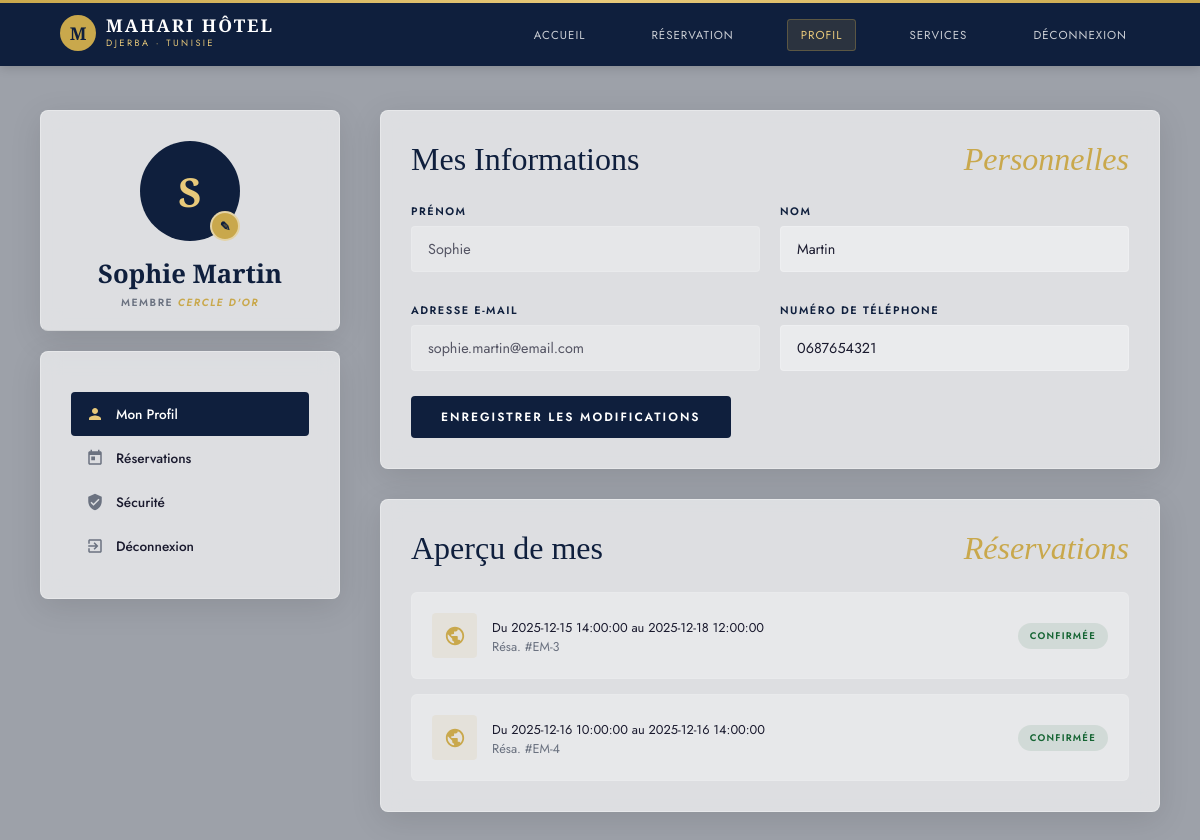
/Backend/profil.php (signed in), run on the app's committed database.
### tables this page shows
CREATE TABLE `clients` (
  `id` int(11) NOT NULL,
  `nom` varchar(100) NOT NULL,
  `prenom` varchar(100) NOT NULL,
  `email` varchar(255) NOT NULL,
  `telephone` varchar(20) NOT NULL,
  `mot_de_passe` varchar(255) NOT NULL,
  `date_inscription` datetime DEFAULT current_timestamp()
);

CREATE TABLE `reservations` (
  `id` int(11) NOT NULL,
  `client_id` int(11) NOT NULL,
  `type_reservation` enum('chambre','service','combo') NOT NULL,
  `room_id` int(11) DEFAULT NULL,
  `service_id` int(11) DEFAULT NULL,
  `date_debut` datetime NOT NULL,
  `date_fin` datetime NOT NULL,
  `statut` enum('en_attente','confirmee','annulee','terminee') DEFAULT 'en_attente',
  `montant_total` decimal(10,2) DEFAULT NULL,
  `date_reservation` datetime DEFAULT current_timestamp(),
  `notes` text DEFAULT NULL
);

### Backend/profil.php (the view, shortened to what this page needs)
<?php
require 'db.php';
$id = (int)$_SESSION['user_id'];
$stmt = $conn->prepare("SELECT * FROM clients WHERE id = ?");
$stmt->bind_param("i", $id);
$stmt->execute();
$result = $stmt->get_result();
$user = $result->fetch_assoc();
$stmt_hist = $conn->prepare("SELECT * FROM reservations WHERE client_id = ?");
$stmt_hist->bind_param("i", $id);
$stmt_hist->execute();
$history = $stmt_hist->get_result();
$initiale = strtoupper(substr($user['prenom'], 0, 1));
$nom_complet = htmlspecialchars($user['prenom'] . ' ' . $user['nom']);
?>
<!DOCTYPE html>
<html lang="fr">
<head>
</head>
<body>
  <nav class="navbar">
    <a href="../frontend/accueil.html" class="nav-logo">
      <div class="nav-logo-icon">M</div>
      <div>
        <div class="nav-logo-name">Mahari Hôtel</div>
        <div class="nav-logo-sub">Djerba · Tunisie</div>
      </div>
    </a>
    <ul class="nav-links">
      <li><a href="../frontend/accueil.html">Accueil</a></li>
      <li><a href="../frontend/reservation.html">Réservation</a></li>
      <li class="active"><a href="profil.php">Profil</a></li>
      <li><a href="../frontend/services.html">Services</a></li>
      <li><a href="logout.php">Déconnexion</a></li>
    </ul>
  </nav>
  <div class="profile-container">
    <aside class="profile-sidebar">
      <div class="card profile-summary">
        <div class="avatar-wrap">
          <?php echo $initiale; ?>
          <div class="avatar-edit">✎</div>
        </div>
        <h2 class="user-name"><?php echo $nom_complet; ?></h2>
        <p class="user-status">Membre <em>Cercle d'Or</em></p>
      </div>
      <div class="card">
        <ul class="profile-nav">
          <li class="active">
            <a href="profil.php">
              <svg viewBox="0 0 24 24"><path d="M12 12c2.21 0 4-1.79 4-4s-1.79-4-4-4-4 1.79-4 4 1.79 4 4 4zm0 2c-2.67 0-8 1.34-8 4v2h16v-2c0-2.66-5.33-4-8-4z"/></svg>
              Mon Profil
            </a>
          </li>
          <li>
            <a href="../frontend/reservation.html">
              <svg viewBox="0 0 24 24"><path d="M19 3h-1V1h-2v2H8V1H6v2H5c-1.11 0-1.99.9-1.99 2L3 19c0 1.1.89 2 2 2h14c1.1 0 2-.9 2-2V5c0-1.1-.9-2-2-2zm0 16H5V8h14v11zM7 10h5v5H7z"/></svg>
              Réservations
            </a>
          </li>
          <li>
            <a href="#">
              <svg viewBox="0 0 24 24"><path d="M12 1L3 5v6c0 5.55 3.84 10.74 9 12 5.16-1.26 9-6.45 9-12V5l-9-4zm-2 16l-4-4 1.41-1.41L10 14.17l6.59-6.59L18 9l-8 8z"/></svg>
              Sécurité
            </a>
          </li>
          <li>
            <a href="logout.php">
              <svg viewBox="0 0 24 24"><path d="M10.09 15.59L11.5 17l5-5-5-5-1.41 1.41L12.67 11H3v2h9.67l-2.58 2.59zM19 3H5c-1.11 0-2 .9-2 2v4h2V5h14v14H5v-4H3v4c0 1.1.89 2 2 2h14c1.1 0 2-.9 2-2V5c0-1.1-.9-2-2-2z"/></svg>
              Déconnexion
            </a>
          </li>
        </ul>
      </div>
    </aside>
    <main class="profile-main">
      <div class="card">
        <h1 class="section-title">Mes Informations <em>Personnelles</em></h1>
        <form method="POST" action="profil.php">
          <div class="form-grid">
            <div class="form-group">
              <label>Prénom</label>
              <input type="text" value="<?php echo htmlspecialchars($user['prenom']); ?>" readonly>
            </div>
            <div class="form-group">
              <label>Nom</label>
              <input type="text" name="nom" value="<?php echo htmlspecialchars($user['nom']); ?>">
            </div>
            <div class="form-group">
              <label>Adresse e-mail</label>
              <input type="email" value="<?php echo htmlspecialchars($user['email']); ?>" readonly>
            </div>
            <div class="form-group">
              <label>Numéro de téléphone</label>
              <input type="tel" name="telephone" value="<?php echo htmlspecialchars($user['telephone']); ?>">
            </div>
          </div>
          <button type="submit" name="modifier" class="btn-save">Enregistrer les modifications</button>
        </form>
      </div>
      <div class="card">
        <h1 class="section-title">Aperçu de mes <em>Réservations</em></h1>
        <ul class="reservation-list">
          <?php if ($history->num_rows > 0): ?>
            <?php while($row = $history->fetch_assoc()): ?>
            <li class="reservation-item">
              <div class="res-info">
                <div class="res-icon">
                </div>
                <div class="res-details">
                  <span class="res-date">
                    Du <?php echo htmlspecialchars($row['date_debut']); ?>
                    au <?php echo htmlspecialchars($row['date_fin']); ?>
                  </span>
                  <span class="res-id">Résa. #EM-<?php echo $row['id']; ?></span>
                </div>
              </div>
              <span class="res-status confirmed">Confirmée</span>
            </li>
            <?php endwhile; ?>
          <?php else: ?>
            <p class="no-reservation">Aucune réservation pour le moment.</p>
          <?php endif; ?>
        </ul>
      </div>
    </main>
  </div>
</body>
</html>

### data on the page
clients: prenom "S", nom_complet "Sophie Martin", prenom "Sophie", nom "Martin", email "sophie.martin@email.com", telephone "0687654321"
reservations: date_debut "2025-12-15 14:00:00", date_fin "2025-12-18 12:00:00", id "3"
reservations: date_debut "2025-12-16 10:00:00", date_fin "2025-12-16 14:00:00", id "4"
